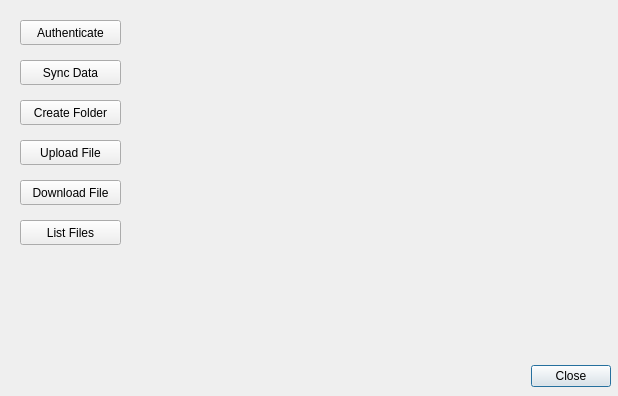
<?xml version="1.0" encoding="UTF-8"?>
<ui version="4.0">
 <class>DriveSyncTestDialog</class>
 <widget class="QDialog" name="DriveSyncTestDialog">
  <property name="geometry">
   <rect>
    <x>0</x>
    <y>0</y>
    <width>618</width>
    <height>396</height>
   </rect>
  </property>
  <property name="windowTitle">
   <string>Dialog</string>
  </property>
  <widget class="QDialogButtonBox" name="buttonBox">
   <property name="geometry">
    <rect>
     <x>10</x>
     <y>360</y>
     <width>601</width>
     <height>32</height>
    </rect>
   </property>
   <property name="orientation">
    <enum>Qt::Horizontal</enum>
   </property>
   <property name="standardButtons">
    <set>QDialogButtonBox::Close</set>
   </property>
  </widget>
  <widget class="QPushButton" name="pushButtonSyncData">
   <property name="geometry">
    <rect>
     <x>20</x>
     <y>60</y>
     <width>101</width>
     <height>25</height>
    </rect>
   </property>
   <property name="text">
    <string>Sync Data</string>
   </property>
  </widget>
  <widget class="QPushButton" name="pushButtonAuth">
   <property name="geometry">
    <rect>
     <x>20</x>
     <y>20</y>
     <width>101</width>
     <height>25</height>
    </rect>
   </property>
   <property name="text">
    <string>Authenticate</string>
   </property>
  </widget>
  <widget class="QPushButton" name="pushbuttonCreateFolder">
   <property name="geometry">
    <rect>
     <x>20</x>
     <y>100</y>
     <width>101</width>
     <height>25</height>
    </rect>
   </property>
   <property name="text">
    <string>Create Folder</string>
   </property>
  </widget>
  <widget class="QPushButton" name="pushbuttonUploadFile">
   <property name="geometry">
    <rect>
     <x>20</x>
     <y>140</y>
     <width>101</width>
     <height>25</height>
    </rect>
   </property>
   <property name="text">
    <string>Upload File</string>
   </property>
  </widget>
  <widget class="QPushButton" name="pushbuttonDownload">
   <property name="geometry">
    <rect>
     <x>20</x>
     <y>180</y>
     <width>101</width>
     <height>25</height>
    </rect>
   </property>
   <property name="text">
    <string>Download File</string>
   </property>
  </widget>
  <widget class="QPushButton" name="pushbuttonListFiles">
   <property name="geometry">
    <rect>
     <x>20</x>
     <y>220</y>
     <width>101</width>
     <height>25</height>
    </rect>
   </property>
   <property name="text">
    <string>List Files</string>
   </property>
  </widget>
 </widget>
 <resources/>
 <connections>
  <connection>
   <sender>buttonBox</sender>
   <signal>accepted()</signal>
   <receiver>DriveSyncTestDialog</receiver>
   <slot>accept()</slot>
   <hints>
    <hint type="sourcelabel">
     <x>248</x>
     <y>254</y>
    </hint>
    <hint type="destinationlabel">
     <x>157</x>
     <y>274</y>
    </hint>
   </hints>
  </connection>
  <connection>
   <sender>buttonBox</sender>
   <signal>rejected()</signal>
   <receiver>DriveSyncTestDialog</receiver>
   <slot>reject()</slot>
   <hints>
    <hint type="sourcelabel">
     <x>316</x>
     <y>260</y>
    </hint>
    <hint type="destinationlabel">
     <x>286</x>
     <y>274</y>
    </hint>
   </hints>
  </connection>
 </connections>
</ui>
